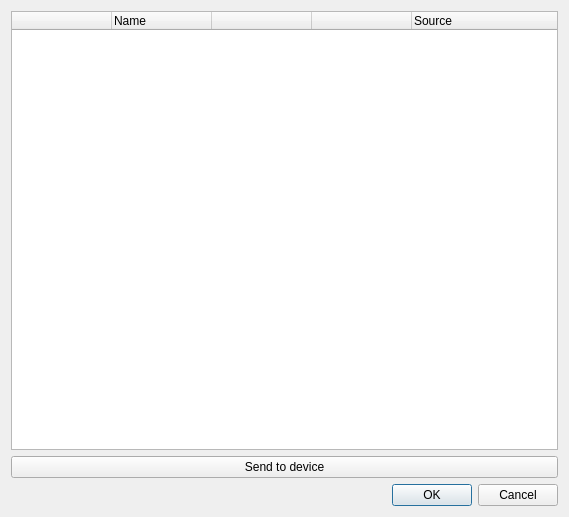
<?xml version="1.0" encoding="UTF-8"?>
<ui version="4.0">
 <class>IDlgSetupGarminIcons</class>
 <widget class="QDialog" name="IDlgSetupGarminIcons">
  <property name="geometry">
   <rect>
    <x>0</x>
    <y>0</y>
    <width>569</width>
    <height>517</height>
   </rect>
  </property>
  <property name="windowTitle">
   <string>Dialog</string>
  </property>
  <layout class="QVBoxLayout" name="verticalLayout">
   <item>
    <widget class="QTreeWidget" name="listCustomIcons">
     <property name="selectionMode">
      <enum>QAbstractItemView::NoSelection</enum>
     </property>
     <column>
      <property name="text">
       <string> </string>
      </property>
     </column>
     <column>
      <property name="text">
       <string>Name</string>
      </property>
     </column>
     <column>
      <property name="text">
       <string> </string>
      </property>
     </column>
     <column>
      <property name="text">
       <string> </string>
      </property>
     </column>
     <column>
      <property name="text">
       <string>Source</string>
      </property>
     </column>
    </widget>
   </item>
   <item>
    <widget class="QPushButton" name="butSend">
     <property name="text">
      <string>Send to device</string>
     </property>
    </widget>
   </item>
   <item>
    <widget class="QDialogButtonBox" name="buttonBox">
     <property name="orientation">
      <enum>Qt::Horizontal</enum>
     </property>
     <property name="standardButtons">
      <set>QDialogButtonBox::Cancel|QDialogButtonBox::Ok</set>
     </property>
    </widget>
   </item>
  </layout>
 </widget>
 <resources/>
 <connections>
  <connection>
   <sender>buttonBox</sender>
   <signal>accepted()</signal>
   <receiver>IDlgSetupGarminIcons</receiver>
   <slot>accept()</slot>
   <hints>
    <hint type="sourcelabel">
     <x>248</x>
     <y>254</y>
    </hint>
    <hint type="destinationlabel">
     <x>157</x>
     <y>274</y>
    </hint>
   </hints>
  </connection>
  <connection>
   <sender>buttonBox</sender>
   <signal>rejected()</signal>
   <receiver>IDlgSetupGarminIcons</receiver>
   <slot>reject()</slot>
   <hints>
    <hint type="sourcelabel">
     <x>316</x>
     <y>260</y>
    </hint>
    <hint type="destinationlabel">
     <x>286</x>
     <y>274</y>
    </hint>
   </hints>
  </connection>
 </connections>
</ui>
